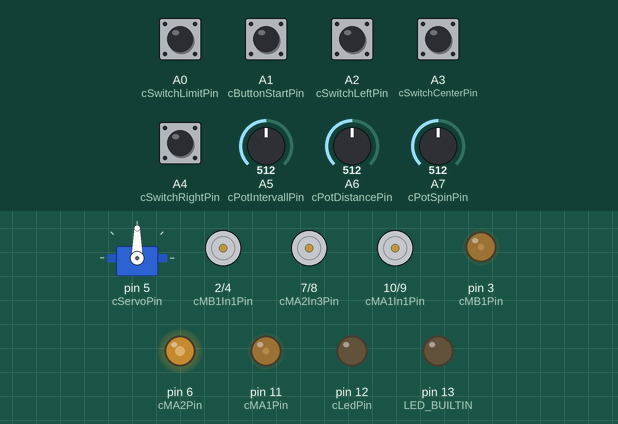
Simulated run of this sketch. Board: Arduino Nano, built with avr-gcc and run on an emulated ATmega328P. Parts: servo, motor-driver pin pairs drawn as motors (green arrow = first pin HIGH = forward, orange = second pin HIGH = backward, longer = more drive), output pins drawn as LEDs (lit = HIGH). The test bench sets the inputs (shaded band); at power-on: A0 (cSwitchLimitPin), A1 (cButtonStartPin), A2 (cSwitchLeftPin), A3 (cSwitchCenterPin), A4 (cSwitchRightPin) HIGH, A6 (cPotDistancePin) = 512, A7 (cPotSpinPin) = 512, A5 (cPotIntervallPin) = 512. Random numbers use the default seed unless the sketch sets one.

Above: at 4.0 s.
4.1 s: A6 (cPotDistancePin) set to 122
At 5.75 s:
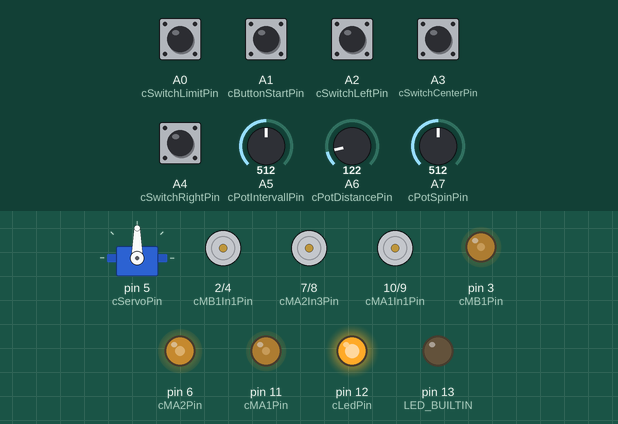
7.1 s: A7 (cPotSpinPin) set to 716
At 9.7 s:
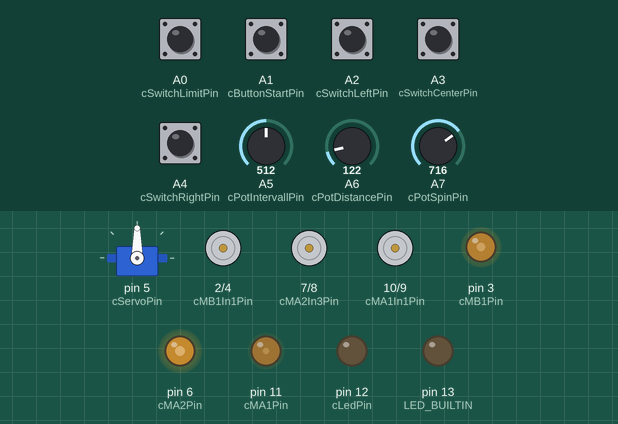
10.1 s: A1 (cButtonStartPin) pulled LOW for 0.15 s
At 11.2 s:
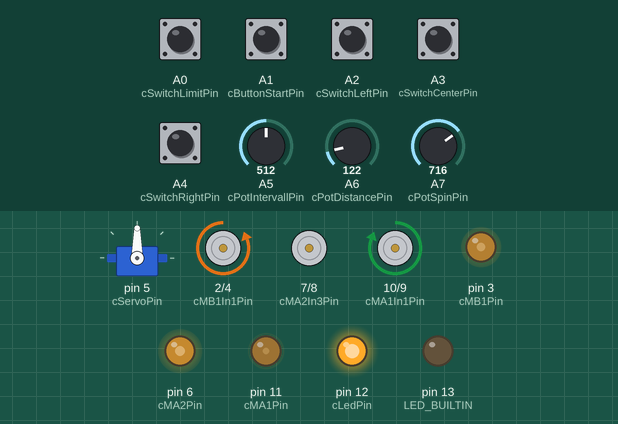
13.2 s: A7 (cPotSpinPin) set to 0
At 14.2 s:
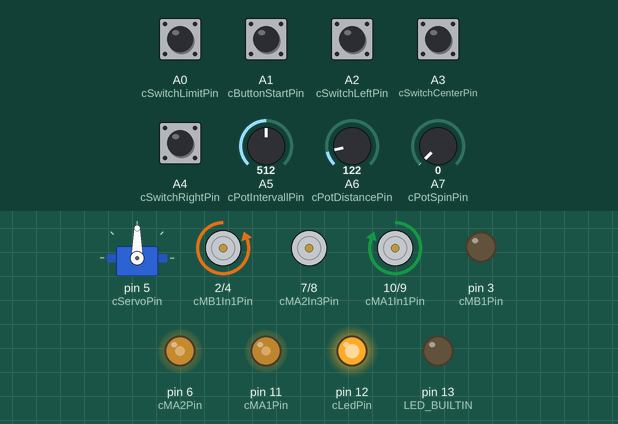
16.2 s: A1 (cButtonStartPin) pulled LOW for 1 s
At 17.1 s:
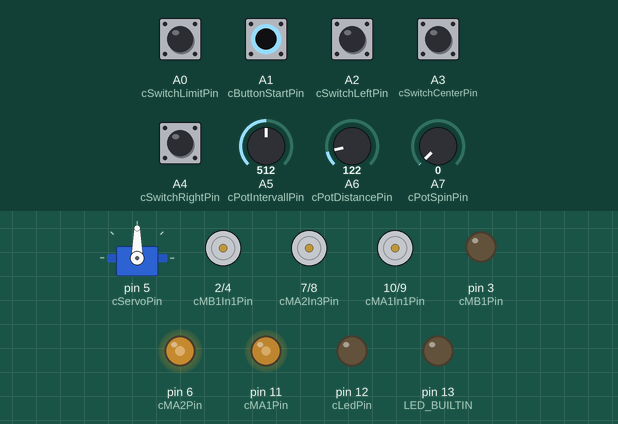
Timing chart, 0 to 20.5 s (numbered marks = the images above; inputs shaded):
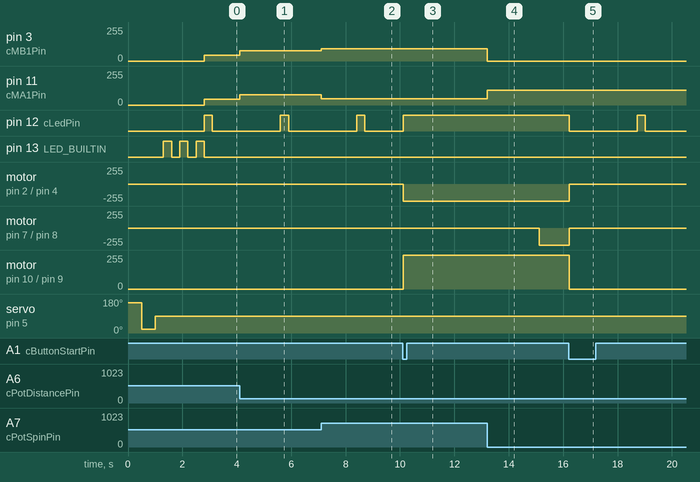

Measured:
- after the input at 4.1 s, pin 3 (cMB1Pin), pin 11 (cMA1Pin): 44/255 → 78/255 at once
- after the input at 7.1 s, pin 3 (cMB1Pin): 78/255 → 91/255 at once; pin 11 (cMA1Pin): 78/255 → 47/255 at once
- after the input at 10.1 s, motor on pin 2 (cMB1In1Pin) / pin 4 (cMB1In2Pin): stopped → backward 255/255 at once; motor on pin 10 (cMA1In1Pin) / pin 9 (cMA1In2Pin): stopped → forward 255/255 at once
- after the input at 13.2 s, pin 3 (cMB1Pin): 91/255 → 0/255 at once; pin 11 (cMA1Pin): 47/255 → 112/255 at once
- after the input at 16.2 s, pin 12 (cLedPin): HIGH → LOW at once, → HIGH 2.5 s later, → LOW 0.30 s later; motor on pin 2 (cMB1In1Pin) / pin 4 (cMB1In2Pin): backward 255/255 → stopped at once; motor on pin 10 (cMA1In1Pin) / pin 9 (cMA1In2Pin): forward 255/255 → stopped at once

The sketch:

PingPongTrainer.ino
```cpp
// (licence header left out)
#include <Servo.h>
#include <Toggle.h>

//Servo deklarieren
#define cServoPin 5
#define cServoPosLeft 160           //Servoposition für Schussrichtung links
#define cServoPosCenter 90          //Servoposition für Schussrichtung mitte
#define cServoPosRight 20           //Servoposition für Schussrichtung rechts
int vServoPos;
byte vMoveServo = false;
Servo myServo;

// Motor B1 (Backspin) deklarieren
#define cMB1Pin 3                       // ENA -> PWM notwendig
#define cMB1In1Pin 2                    // INB / IN2
#define cMB1In2Pin 4                    // INA / IN1
#define cMB1Throttle 0.50               // Faktor, mit welchem die Leistung des Motors gedrosselt wird. Beispiel: Bei 24V Versorgungsspannung und cMB1Throttle = 0.5 -> Am Motor liegen maximal 12V an. Falls die Schussweite trotz maximal offenem Drehregler nicht ausreicht, kann dieser Wert bis maximal auf 1 erhöht werden.
bool vMB1Invert = false;                // Auf true setzen, wenn die Drehrichtung des Motors umgekehrt werden soll
byte vMB1State = LOW;                   // Motor startet, sobald diese Variable auf HIGH ist

// Motor A1 (Topspin) deklarieren
#define cMA1Pin 11                      // ENA -> PWM notwendig
#define cMA1In1Pin 10                   // INB / IN2
#define cMA1In2Pin 9                    // INA / IN1
#define cMA1Throttle 0.50               // Faktor, mit welchem die Leistung des Motors gedrosselt wird. Beispiel: Bei 24V Versorgungsspannung und cMB1Throttle = 0.5 -> Am Motor liegen maximal 12V an. Falls die Schussweite trotz maximal offenem Drehregler nicht ausreicht, kann dieser Wert bis maximal auf 1 erhöht werden.
bool vMA1Invert = false;                // Auf true setzen, wenn die Drehrichtung des Motors umgekehrt werden soll
byte vMA1State = LOW;                   // Motor startet, sobald diese Variable auf HIGH ist

// Motor A2 (Ballzuführung) deklarieren
#define cMA2Pin 6                       // ENB -> PWM notwendig
#define cMA2In3Pin 7                    // INC / IN3
#define cMA2In4Pin 8                    // IND / IN4
#define cMA2Throttle 0.50               // Faktor, mit welcher die Leistung von Motor A2 (Ballzuführung) gedrosselt wird. Beispiel: 12V Motor an 24V Versorgungsspannung -> cMA2Throttle = 0.5. Achtung: Ein zu hoher Wert könnte den Motor zerstören!
bool vMA2Invert = false;                // Auf true setzen, wenn die Drehrichtung des Motors umgekehrt werden soll
byte vMA2State = LOW;                   // Motor startet, sobald diese Variable auf HIGH ist
unsigned long vLastMotorstart = 0;      //Enthält den Timestamp, an welchem letztmals die Ballzufuhr gestartet wurde.

//Schalter und Buttons deklarieren
#define cSwitchLeftPin A2
#define cSwitchCenterPin A3
#define cSwitchRightPin A4
#define cSwitchLimitPin A0
#define cButtonStartPin A1
Toggle buttonStart(cButtonStartPin);
Toggle limitSwitch(cSwitchLimitPin);
unsigned long vLastShot = 0;          //Enthält den Timestamp, an welchem letztmals der Limitsensor ausgelöst wurde

//LED deklarieren
#define cLedPin 12
#define cLedDuration 300              //Leuchtdauer der LED für 1x blinken
#define cLedOffset 500                //Offset für das Blinkintervall der LED, weil die benötigte Zeit für den Ballvorschub miteingerechnet werden sollte.
byte vLedState = LOW;
unsigned long vLastBlink = 0;

//Potentiometer deklarieren
#define cPotIntervallPin A5
#define cPotDistancePin A6
#define cPotSpinPin A7
#define cPowerCenterSpin 0.7          //Bei Nullspin reduziert sich die Leistung des Motors auf diesen Prozentwert (bei Fullspin wird auf 100% erhöht)
int vPotDistance = 0;
int vPotIntervall = 0;
float vPotSpin = 0.0;

//Weitere Variablen und Konstanten
#define cStartDelay 5000              //Zeit in ms vom Drücken des Startbuttons bis zur ersten Schussabgabe vergehen soll. (Damit sich der Spieler in Position bringen kann.)
#define cStopDelay 6000               //Zeitlimite in ms, die zwischen zwei Schussabgaben maximal verstreichen darf, bis die Ballzuführung gestoppt wird. 6000 ms entsprechen ca. 1 Umdrehung.
unsigned long vTimeStamp = 0;
byte vState = 0;                      //0 = Standby, 1 = Starting, 2 = Running


void setup() {
  //Serieller Monitor initialisieren
  //Serial.begin(9600);

  //Schalter und Buttons initialisieren
  pinMode(cSwitchLeftPin, INPUT_PULLUP);
  pinMode(cSwitchCenterPin, INPUT_PULLUP);
  pinMode(cSwitchRightPin, INPUT_PULLUP);
  pinMode(cSwitchLimitPin, INPUT_PULLUP);
  pinMode(cButtonStartPin, INPUT_PULLUP);
  buttonStart.begin(cButtonStartPin);
  buttonStart.setToggleState(0);    // set initial state 0 or 1
  buttonStart.setToggleTrigger(0);  // set trigger onPress: 0, or onRelease: 1
  limitSwitch.begin(cSwitchLimitPin);

  //Motoren initialisieren
  pinMode(cMB1Pin, OUTPUT);
  pinMode(cMA1Pin, OUTPUT);
  pinMode(cMA2Pin, OUTPUT);
  pinMode(cMB1In1Pin, OUTPUT);
  pinMode(cMB1In2Pin, OUTPUT);
  pinMode(cMA1In1Pin, OUTPUT);
  pinMode(cMA1In2Pin, OUTPUT);
  pinMode(cMA2In3Pin, OUTPUT);
  pinMode(cMA2In4Pin, OUTPUT);
  digitalWrite(cMB1In1Pin, LOW);
  digitalWrite(cMB1In2Pin, LOW);
  digitalWrite(cMA1In1Pin, LOW);
  digitalWrite(cMA1In2Pin, LOW);
  digitalWrite(cMA2In3Pin, LOW);
  digitalWrite(cMA2In4Pin, LOW);
  analogWrite(cMA2Pin, 255 * cMA2Throttle);
  myServo.attach(cServoPin);

  //Drehregler initialisieren
  pinMode(cPotDistancePin, INPUT);
  pinMode(cPotIntervallPin, INPUT);
  pinMode(cPotSpinPin, INPUT);

  //LED initialisieren
  pinMode(cLedPin, OUTPUT);
  digitalWrite(cLedPin, vLedState);
  pinMode(LED_BUILTIN, OUTPUT);

  //Abschluss der Setup-Routine:
  //Servo in allen drei Richtungen positionieren und in der Mitte "parken"
  myServo.write(cServoPosLeft);
  delay(500);
  myServo.write(cServoPosRight);
  delay(500);
  myServo.write(cServoPosCenter);
  //Interne LED 3x kurz blinken lassen
  for (byte i = 0; i < 3; i++) {
    delay(300);
    digitalWrite(LED_BUILTIN, HIGH);
    delay(300);
    digitalWrite(LED_BUILTIN, LOW);
  }
}

void loop() {
  //Serielle Ausgaben zum Debuggen
  //Serial.print(" - StartButton: " + String(digitalRead(cButtonStartPin)));
  //Serial.print(" - ButtonToggle: " + String(buttonStart.toggle()));
  //Serial.print(" - Status: " + String(vState));
  //Serial.print(" - Intervall: " + String(vPotIntervall));
  //Serial.print(" - Distanz: " + String(vPotDistance));
  //Serial.print(" - Spin: " + String(vPotSpin));
  //Serial.print(" - MA1Power: " + String(fGetMPower('A')));
  //Serial.print(" - MB1Power: " + String(fGetMPower('B')));
  //Serial.print(" - LimitPin: " + String(digitalRead(cSwitchLimitPin)));
  //Serial.print(" - LimitOnPress: " + String(limitSwitch.onPress()));
  //Serial.print(" - Ballzufuhr MA2State: " + String(vMA2State));
  //Serial.print(" - Schusss M1State: " + String(vMB1State));
  //Serial.print(" - Servoflag: " + String(vMoveServo));
  //Serial.print(" - Nächste Pos: " + String(vServoPos));
  //Serial.print(" - Links: " + String(digitalRead(cSwitchLeftPin)));
  //Serial.print(" - Mitte: " + String(digitalRead(cSwitchCenterPin)));
  //Serial.print(" - Rechts: " + String(digitalRead(cSwitchRightPin)));
  //Serial.println("");


  fGetPotValues();
  fLedBlink();
  fMotorControl();
  fSetState();
  fState0Standby();
  fState1Ready();
  fState2Running();
}
```

Functions.ino
```cpp
//Drehregler auslesen
void fGetPotValues() {
  int vTemp = 0;

  vPotDistance = map(analogRead(cPotDistancePin), 0, 1023, 255, 0);         //Reglerwert von 0-1023 wird auf den Bereich 255-0 umgerechnet
  vPotIntervall = map(analogRead(cPotIntervallPin), 0, 1023, 0, 4000);    //Reglerwert von 0-1023 wird auf den Bereich 0-4000 [ms] umgerechnet
  //vPotSpin = map(analogRead(cPotSpinPin), 0, 1023, 100, -100);                 //Reglerwert von 0-1023 wird auf den Bereich -100% bis +100% umgerechnet
  vTemp = map(analogRead(cPotSpinPin), 0, 1023, 100, -100);                 //Reglerwert von 0-1023 wird auf den Bereich -100 bis +100 umgerechnet
  vPotSpin = vTemp / 100.0;                                               //Die Dezimalstelle hinter dem Komma ist wichtig für die Float-Berechnung!
}

//LED im am Drehregler eingestellten Intervall blinken lassen
void fLedBlink() {
  if (vState != 0) {  //Im Status 1 oder 2 die LED dauernd leuchten lassen.
    vLedState = HIGH;
  } else {  //Ansonsten die LED gemäss dem eingestellten Intervall blinken lassen.
    switch (vLedState) {
      case LOW:
        if ((millis() - vLastBlink) >= (vPotIntervall + cLedOffset)) {
          vLedState = HIGH;
          vLastBlink = millis();
        }
        break;

      case HIGH:
        if ((millis() - vLastBlink) >= cLedDuration) {
          vLedState = LOW;
          vLastBlink = millis();
        }
        break;
    }
  }
  digitalWrite(cLedPin, vLedState);
}

//Motoren anhand der gesetzten Stati und Leistungswerte starten/stoppen
void fMotorControl() {

  if (vMB1Invert) {
    digitalWrite(cMB1In1Pin, vMB1State);
    digitalWrite(cMB1In2Pin, LOW);
  } else {
    digitalWrite(cMB1In1Pin, LOW);
    digitalWrite(cMB1In2Pin, vMB1State);
  }

  if (vMA1Invert) {
    digitalWrite(cMA1In1Pin, LOW);
    digitalWrite(cMA1In2Pin, vMA1State);
  } else {
    digitalWrite(cMA1In1Pin, vMA1State);
    digitalWrite(cMA1In2Pin, LOW);
  }

  if (vMA2Invert) {
    digitalWrite(cMA2In3Pin, vMA2State);
    digitalWrite(cMA2In4Pin, LOW);
  } else {
    digitalWrite(cMA2In3Pin, LOW);
    digitalWrite(cMA2In4Pin, vMA2State);
  }

  //Motoren mit dem errechneten Leistungswert betreiben
  analogWrite(cMA1Pin, fGetMPower('A'));
  analogWrite(cMB1Pin, fGetMPower('B'));

  //Da die Leistung für den Motor 3 (Ballvorschub) immer gleich bleiben soll, wird diese in der Setup-Routine einmalig gesetzt und hier auskommentiert.
  //analogWrite(cMA2Pin, cMA2Throttle);

  //Wenn das MoveServo-Flag gesetzt ist, kann die Servoposition angefahren werden.
  if (vMoveServo) {
    myServo.write(vServoPos);
    vMoveServo = false;
  }
}

byte fGetMPower(char vMotor) {
  byte vMxMax = 0;
  byte vMxMid = 0;
  byte vMxMidToMax = 0;
  byte vMxPower = 0;
  float vPotSpinAbs = 0.0;

  vPotSpinAbs = fabs(vPotSpin);         //abs() funktioniere nicht bei float-Datentypen. Ich konnte das allerdings nicht nachvollziehen. -> https://github.com/arduino/reference-en/issues/362

  vMxMax = vPotDistance;                //Maximale Leistung unter Berücksichtigung der eingestellten Schussweite
  vMxMid = vMxMax * cPowerCenterSpin;   //Leistung bei Nullspin (Mittelposition)
  vMxMidToMax = vMxMax - vMxMid;        //Leistungssteigerung von Nullspin bis Fullspin

  switch (vMotor) {

    case 'A':
      if (vPotSpin >= 0) {
        vMxPower = vMxMid + (vMxMidToMax * vPotSpinAbs);
      } else {
        vMxPower = vMxMid * (1 - vPotSpinAbs);
      }
      vMxPower = vMxPower * cMA1Throttle;
      break;

    case 'B':
      if (vPotSpin >= 0) {
        vMxPower = vMxMid * (1.0 - vPotSpinAbs);
      } else {
        vMxPower = vMxMid + (vMxMidToMax * vPotSpinAbs);
      }
      vMxPower = vMxPower * cMB1Throttle;
      break;
  }

  return vMxPower;
}


//Diese Routine entscheidet, welcher Status gesetzt werden soll.
//Status 0 - Standby - Alle Motoren ausgeschaltet. Das Gerät wartet auf den Start.
//Status 1 - Starting - Der Startknopf wurde gedrückt. Der Benutzer hat nun Zeit, sich an seine Spielposition zu begeben.
//Status 2 - Running - Der Roboter ist in Betrieb und schiesst die Bälle dem Spieler zu.
void fSetState() {

  //Status Startbutton abfragen
  buttonStart.poll();
  if (buttonStart.toggle() == 0) {
    vState = 0;
  }

  if (buttonStart.toggle() == 1) {
    switch (vState) {
      case 0:
        //Start initialisieren:
        vLastMotorstart = 0;                                          //Prüfung auf StopDelay ausschalten
        fDirection();                                                 //erste Servoposition ermitteln
        vMoveServo = true;                                            //Servoflag setzen
        fMotorControl();                                              //Servo positionieren lassen
        vTimeStamp = millis();
        vState = 1;
        break;

      case 1:                                                           //Wenn im Status 1..
        if ((millis() - vTimeStamp) >= cStartDelay) {                   //..mit Start warten, bis Wartezeit verstrichen ist..
          vState = 2;                                                   //...dann Start mit Status 2 auslösen.
        }
        break;

      case 2:                                                           //Wenn im Status 2..
        if (vLastMotorstart > 0) {                                      //..und die Prüfung auf das StopDelay aktiviert ist..
          if (millis() - vLastMotorstart >= cStopDelay) {               //..und der Ballvorschub schon über der Zeitlimite für das StopDelay läuft..
            buttonStart.setToggleState(0);                              //..dann den Stopp-Knopf (virtuell) drücken..
            vState = 0;                                                 //..und den Status auf Standby 0 setzen.
          }
        }
        break;
    }
  }
}


void fState0Standby() {
  if (vState == 0) {  //Standby
    //Alle Motoren stoppen
    vMB1State = LOW;
    vMA1State = LOW;
    vMA2State = LOW;

    //Servo in der Mitte positionieren lassen
    vServoPos = cServoPosCenter;
    vMoveServo = true;
  }
}


void fState1Ready() {
  if (vState == 1) {            //Diese Anweisungen werden mehrmals durchlaufen, solange der Status 1 ist
    vMB1State = HIGH;            //Schussmotor B1 laufen lassen
    vMA1State = HIGH;            //Schussmotor A1 laufen lassen
  }
}

void fState2Running() {
  if (vState == 2) {
    limitSwitch.poll();           //Limitswitch abfragen, um aktuellen Zustand zu speichern.
    if (limitSwitch.onPress()) {  //Wenn Limitschalter anspricht...,
      vMA2State = LOW;             //...dann Ballzuführung stoppen...
      vLastShot = millis();       //...Zeitpunkt letzter Ballschuss speichern...
      fDirection();               //...nächste Servoposition ermitteln...
      vMoveServo = true;          //...Servo anschliessend positionieren lassen...
      vLastMotorstart = 0;        //...und Prüfung auf StopDelay ausschalten.
    }

    if (vMA2State == LOW) {                            //Falls der Motor gestoppt ist...
      if ((millis() - vLastShot) >= vPotIntervall) {  //...und die Wartezeit (Schussintervall) vorbei ist, dann...
        vMA2State = HIGH;                              //...Motor für Ballzuführung einschalten...
        vLastMotorstart = millis();                   //...und Zeitpunkt der Motoreinschaltung speichern.
      }
    }
  }
}


//Ermittelt, welche Position vom Servo aufgrund der Schalterstellung als nächstes angefahren werden soll.
void fDirection() {
  //Wenn alle Richtungsschalter auf HIGH sind, dann wird eine Zufallsrichtung ermittelt.
  if ((digitalRead(cSwitchLeftPin) == HIGH) && (digitalRead(cSwitchCenterPin) == HIGH) && (digitalRead(cSwitchRightPin) == HIGH)) {
    vServoPos = random(cServoPosRight / 10, cServoPosLeft / 10) * 10;   //Damit sich die zufälligen Richtungen klar voneinander unterscheiden, werden nur 10er Schritte ermittelt.
  }
  //Ansonsten werden die eingeschalteten Richtungsvorgaben von links nach rechts durchlaufen
  else
  {
    switch (vServoPos) {
      case cServoPosLeft: //links
        if (digitalRead(cSwitchCenterPin) == LOW) {
          vServoPos = cServoPosCenter;
        } else if (digitalRead(cSwitchRightPin) == LOW) {
          vServoPos = cServoPosRight;
        }
        break;

      case cServoPosCenter: //Mitte
        if (digitalRead(cSwitchRightPin) == LOW) {
          vServoPos = cServoPosRight;
        } else if (digitalRead(cSwitchLeftPin) == LOW) {
          vServoPos = cServoPosLeft;
        }
        break;

      case cServoPosRight: //rechts
        if (digitalRead(cSwitchLeftPin) == LOW) {
          vServoPos = cServoPosLeft;
        } else if (digitalRead(cSwitchCenterPin) == LOW) {
          vServoPos = cServoPosCenter;
        }
        break;

      default:                        //Falls von "Zufall" auf "Richtungsvorgabe" geschaltet wird, entspricht die aktuelle Servoposition keiner der drei vorgegebenen Standardrichtungen.
        vServoPos = cServoPosCenter;  //In diesem Fall soll ein Zwischenschuss in die Mitte abgegeben werden, damit sich die Schussrichtung anschliessend entsprechend den Schalterstellungen verhält.
        break;
    }
  }
}
```
